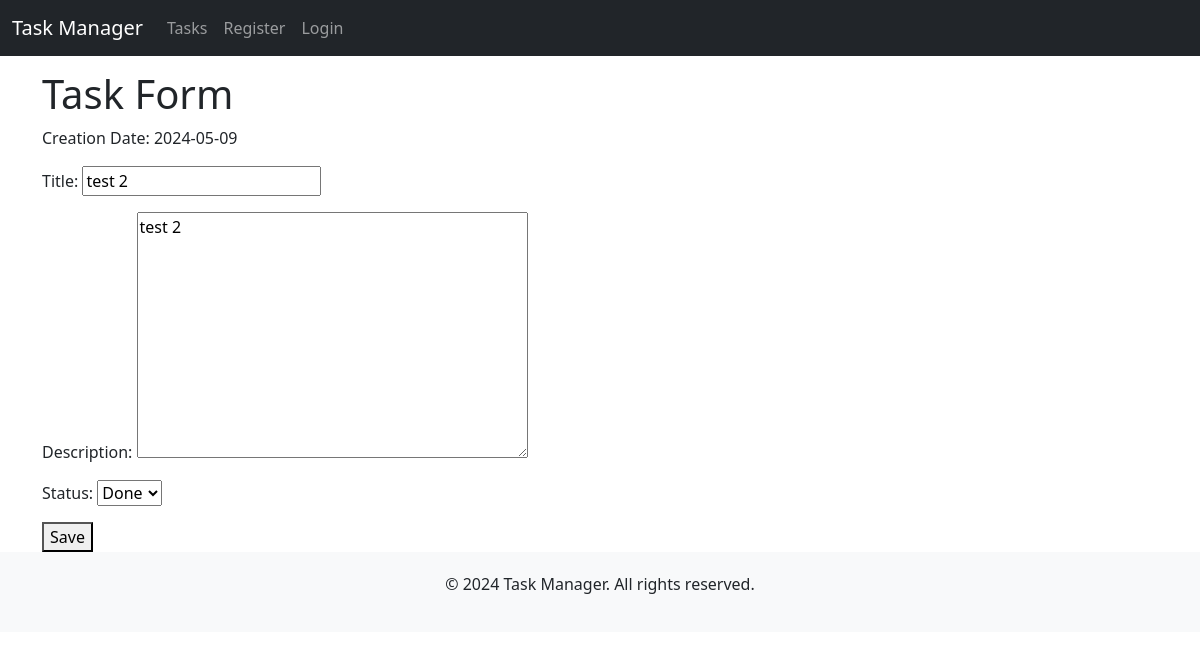
Page /tasks/2/edit (signed in) on the committed database.
### tasks/models.py (models this page shows, shortened)
class Task(models.Model):
    owner = models.ForeignKey(User, on_delete=models.CASCADE)
    title = models.CharField(max_length=100, blank=False)
    description = models.TextField(blank=True)
    created_at = models.DateTimeField(auto_now_add=True)
    status = models.CharField(max_length=15, choices=status, null=False, default='To Do')
    class Meta:
        ordering = ['-title']

### tasks/views.py (the view, shortened to what this page needs)
# urls.py: path('<int:pk>/edit', views.TaskUpdateView.as_view(), name='edit'),
class TaskUpdateView(TaskBaseView):
    template_name = 'tasks/task_form.html'
    def get(self, request, pk):
        task = get_object_or_404(Task, pk=pk)
        if task.owner != request.user:
            return render(request, 'tasks/error.html', {'error': 'Only the owner can edit'})
        creation_date = task.created_at.strftime('%Y-%m-%d')
        form = TaskUpdateForm(instance=task)
        return render(request, 'tasks/task_form.html', {'form': form, 'creation_date': creation_date})

### tasks/forms.py
class TaskUpdateForm(forms.ModelForm):
    class Meta:
        model = Task
        fields = ['title', 'description', 'status']

### tasks/templates/tasks/task_form.html (shortened to what this page needs)
{% extends 'base.html' %}
{% block content %}
    <h1>Task Form</h1>
    <p>Creation Date: {{ creation_date }}</p>
    <form method="post">
        {{ form.as_p }}
        <button type="submit">Save</button>
    </form>
{% endblock %}

### tasks/templates/base.html (style rules this page uses)
body { padding-top: 70px; }

### rows in the picture
Task: title "test 2", description "test 2", status "Done"

### other values in the picture
{{ creation_date }} "2024-05-09"
